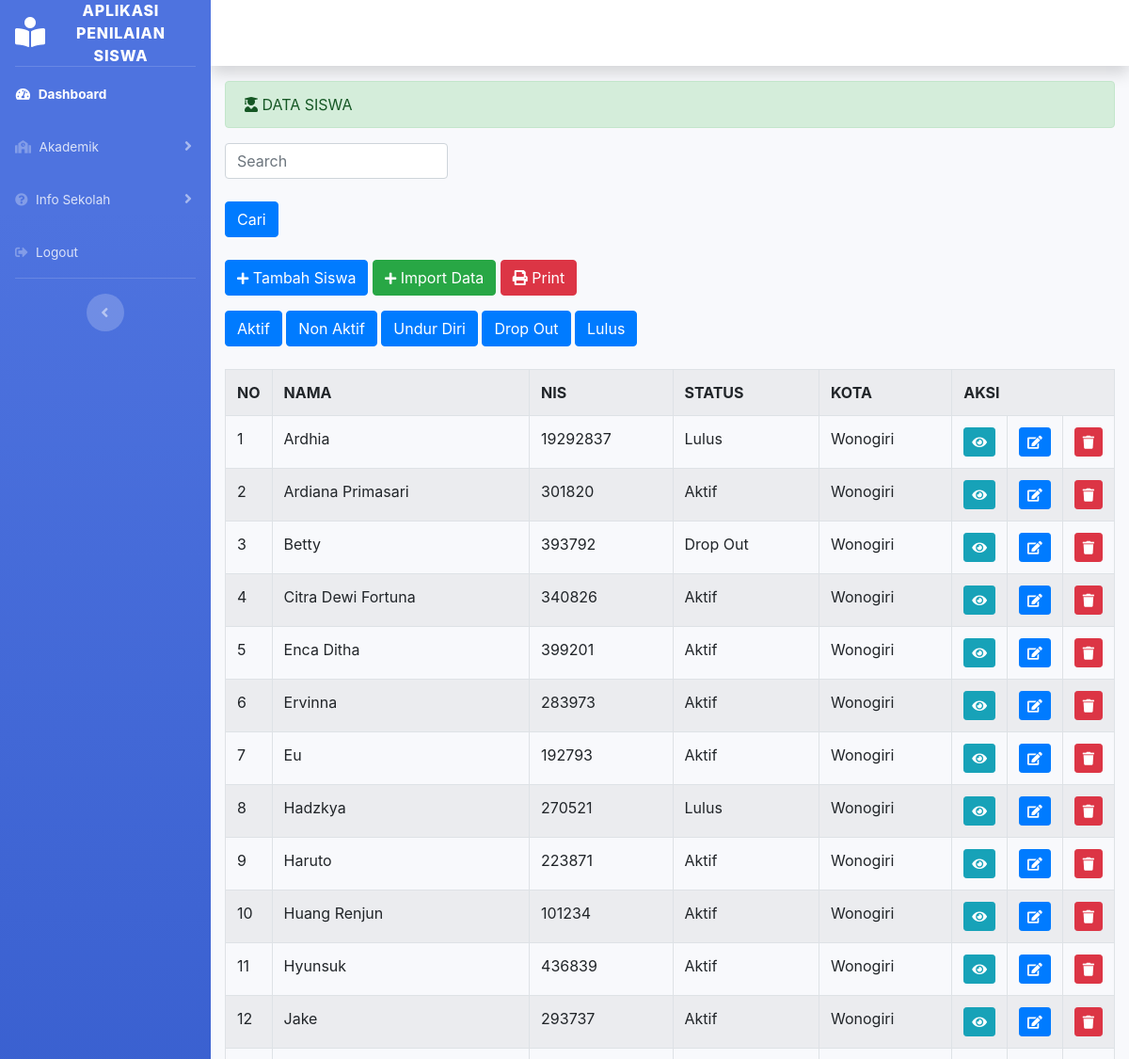
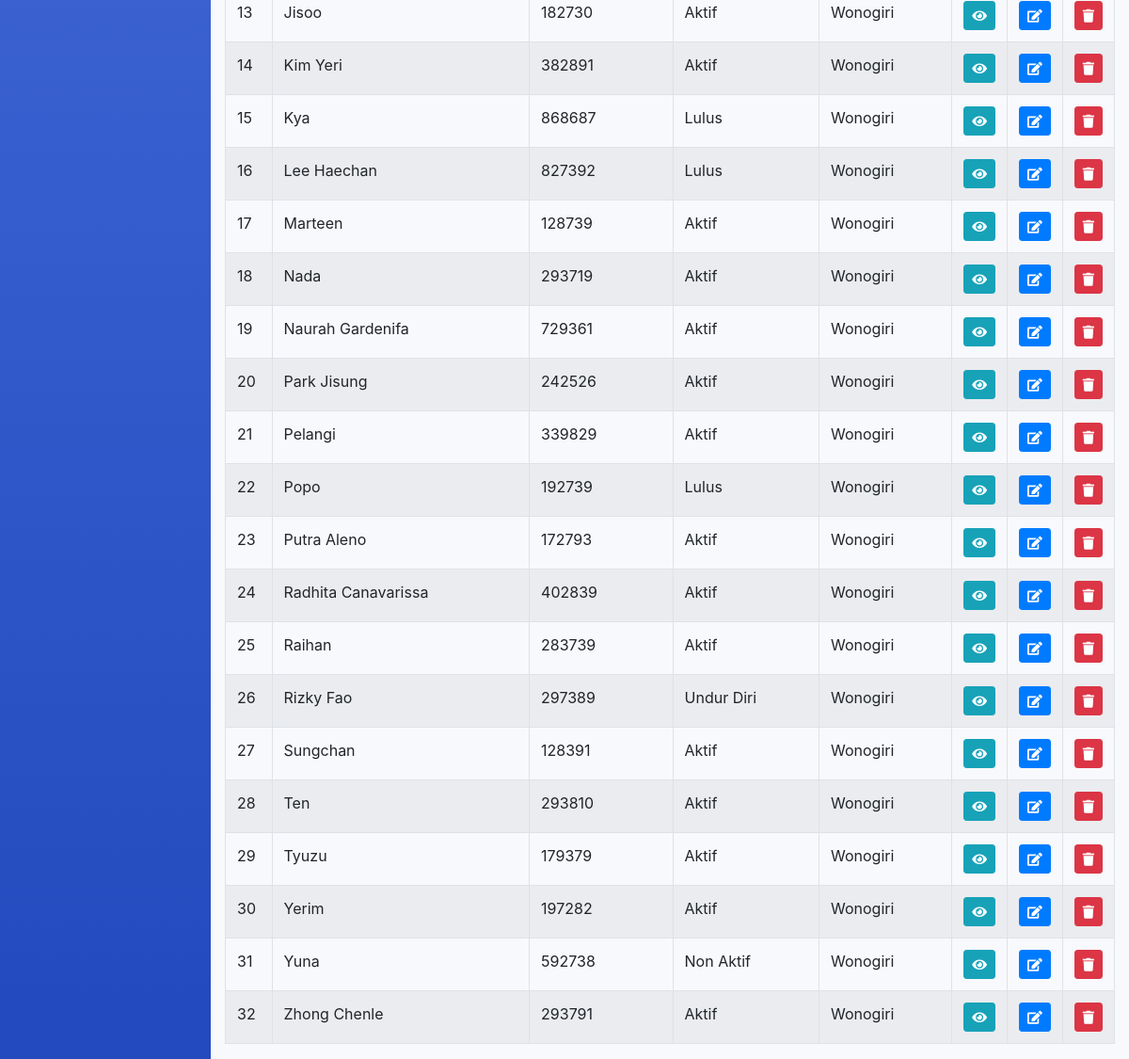
/index.php/siswa, run on the app's committed database (2 pictures, top to bottom).
### tables this page shows
CREATE TABLE `siswa` (
  `nama_siswa` varchar(255) DEFAULT NULL,
  `admin_id` int(11) DEFAULT NULL,
  `orang_tua_id` int(11) NOT NULL,
  `nis` varchar(20) NOT NULL,
  `kelas` varchar(255) NOT NULL,
  `nama_guru` varchar(255) NOT NULL,
  `status` varchar(50) NOT NULL,
  `jalan` varchar(50) NOT NULL,
  `kecamatan` varchar(50) NOT NULL,
  `kota` varchar(50) NOT NULL,
  `provinsi` varchar(50) NOT NULL,
  `no_hp` varchar(15) NOT NULL,
  `tempat_lahir` varchar(50) DEFAULT NULL,
  `tanggal_lahir` date DEFAULT NULL,
  `jenis_kelamin` varchar(50) DEFAULT NULL,
  `agama` varchar(255) NOT NULL,
  `poto` varchar(50) DEFAULT NULL
);

### application/controllers/Siswa.php (called while the page is built, shortened)
<?php
class Siswa extends CI_Controller{
  public function __construct(){
    $this->load->helper(array('url','download'));
  }
  public function index(){
    $data['siswa'] = $this->siswa_model->tampil_data();
    $this->load->view('templates_administrator/header');
    $this->load->view('templates_administrator/sidebar');
    $this->load->view('administrator/siswa',$data);
    $this->load->view('templates_administrator/footer');
  }
}

### index.php (called while the page is built, shortened)
<?php
require_once BASEPATH.'core/CodeIgniter.php';

### application/models/Siswa_model.php (called while the page is built, shortened)
<?php
class Siswa_model extends CI_Model{
	public function tampil_data(){
		$query = $this->db->query("SELECT * FROM siswa ORDER BY nama_siswa ASC");
		return $query->result();
	}
}

### application/views/administrator/siswa.php (the view, shortened to what this page needs)
<div class="container-fluid">
  <div class="alert alert-success" role="alert">
    <i class="fas fa-user-graduate"></i> DATA SISWA
  </div>
  <div class="navbar-form navbar-search">
    <?php echo form_open('Siswa/search') ?>
    <input type="text" name="keyword" class="form-control" placeholder="Search" style="width: 25%" value="<?php echo set_value('keyword'); ?>"><br>
    <button type="submit" class="btn btn-primary">Cari</button>
    <?php echo form_close() ?><br>
  </div>
  <?php echo anchor('Siswa/tambah_siswa','<button class="btn btn-primary mb-3"><i class="fas fa-plus fa-sm"></i>  Tambah Siswa</button>') ?>
  <?php echo anchor('Siswa/form','<button class="btn btn-success mb-3"><i class="fas fa-plus fa-sm"></i>  Import Data</button>') ?>
  <a class="btn btn-danger mb-3" href=" <?php echo base_url('Siswa/print') ?>"> <i class="fa fa-print"></i> Print</a>
  <form action="<?= base_url('Siswa/status') ?>" method="get">
      <button class="btn btn-primary" name="status" value="Aktif" type="submit">Aktif</button>
      <button class="btn btn-primary" name="status" value="Lulus" type="submit">Non Aktif</button>
      <button class="btn btn-primary" name="status" value="Keluar" type="submit">Undur Diri</button>
      <button class="btn btn-primary" name="status" value="Lulus" type="submit">Drop Out</button>
      <button class="btn btn-primary" name="status" value="Keluar" type="submit">Lulus</button>
  </form><br>
  <table class="table table-striped table-hover table-bordered">
    <tr>
      <th>NO</th>
      <th>NAMA</th>
      <th>NIS</th>
      <th>STATUS</th>
      <th>KOTA</th>
      <th colspan="3">AKSI</th>
    </tr>
    <?php
    $no=1;
    foreach ($siswa as $ssw) : ?>
      <tr>
        <td width="20px"><?php echo $no++ ?></td>
        <td><?php echo $ssw->nama_siswa ?></td>
        <td><?php echo $ssw->nis ?></td>
        <td><?php echo $ssw->status ?></td>
        <td><?php echo $ssw->kota ?></td>
        <td width="20px"><?php echo anchor('Siswa/detail/'.$ssw->nis,'<div class="btn btn-sm btn-info"><i class="fa fa-eye"></i></div>') ?></td>
        <td width="20px"><?php echo anchor('Siswa/update/'.$ssw->nis,'<div class="btn btn-sm btn-primary"><i class="fa fa-edit"></i></div>') ?></td>
        <td width="20px"><?php echo anchor('Siswa/delete/'.$ssw->nis,'<div class="btn btn-sm btn-danger"><i class="fa fa-trash"></i></div>') ?></td>
      </tr>
    <?php endforeach; ?>
  </table>
</div>

### data on the page
siswa: nama_siswa "Ardhia", nis "19292837", status "Lulus", kota "Wonogiri"
siswa: nama_siswa "Ardiana Primasari", nis "301820", status "Aktif", kota "Wonogiri"
siswa: nama_siswa "Betty", nis "393792", status "Drop Out", kota "Wonogiri"
siswa: nama_siswa "Citra Dewi Fortuna", nis "340826", status "Aktif", kota "Wonogiri"
siswa: nama_siswa "Enca Ditha", nis "399201", status "Aktif", kota "Wonogiri"
siswa: nama_siswa "Ervinna", nis "283973", status "Aktif", kota "Wonogiri"
siswa: nama_siswa "Eu", nis "192793", status "Aktif", kota "Wonogiri"
siswa: nama_siswa "Hadzkya", nis "270521", status "Lulus", kota "Wonogiri"
siswa: nama_siswa "Haruto", nis "223871", status "Aktif", kota "Wonogiri"
siswa: nama_siswa "Huang Renjun", nis "101234", status "Aktif", kota "Wonogiri"
siswa: nama_siswa "Hyunsuk", nis "436839", status "Aktif", kota "Wonogiri"
siswa: nama_siswa "Jake", nis "293737", status "Aktif", kota "Wonogiri"
siswa: nama_siswa "Jisoo", nis "182730", status "Aktif", kota "Wonogiri"
siswa: nama_siswa "Kim Yeri", nis "382891", status "Aktif", kota "Wonogiri"
siswa: nama_siswa "Kya", nis "868687", status "Lulus", kota "Wonogiri"
siswa: nama_siswa "Lee Haechan", nis "827392", status "Lulus", kota "Wonogiri"
siswa: nama_siswa "Marteen", nis "128739", status "Aktif", kota "Wonogiri"
siswa: nama_siswa "Nada", nis "293719", status "Aktif", kota "Wonogiri"
siswa: nama_siswa "Naurah Gardenifa", nis "729361", status "Aktif", kota "Wonogiri"
siswa: nama_siswa "Park Jisung", nis "242526", status "Aktif", kota "Wonogiri"
siswa: nama_siswa "Pelangi", nis "339829", status "Aktif", kota "Wonogiri"
siswa: nama_siswa "Popo", nis "192739", status "Lulus", kota "Wonogiri"
siswa: nama_siswa "Putra Aleno", nis "172793", status "Aktif", kota "Wonogiri"
siswa: nama_siswa "Radhita Canavarissa", nis "402839", status "Aktif", kota "Wonogiri"
siswa: nama_siswa "Raihan", nis "283739", status "Aktif", kota "Wonogiri"
siswa: nama_siswa "Rizky Fao", nis "297389", status "Undur Diri", kota "Wonogiri"
siswa: nama_siswa "Sungchan", nis "128391", status "Aktif", kota "Wonogiri"
siswa: nama_siswa "Ten", nis "293810", status "Aktif", kota "Wonogiri"
siswa: nama_siswa "Tyuzu", nis "179379", status "Aktif", kota "Wonogiri"
siswa: nama_siswa "Yerim", nis "197282", status "Aktif", kota "Wonogiri"
siswa: nama_siswa "Yuna", nis "592738", status "Non Aktif", kota "Wonogiri"
siswa: nama_siswa "Zhong Chenle", nis "293791", status "Aktif", kota "Wonogiri"
